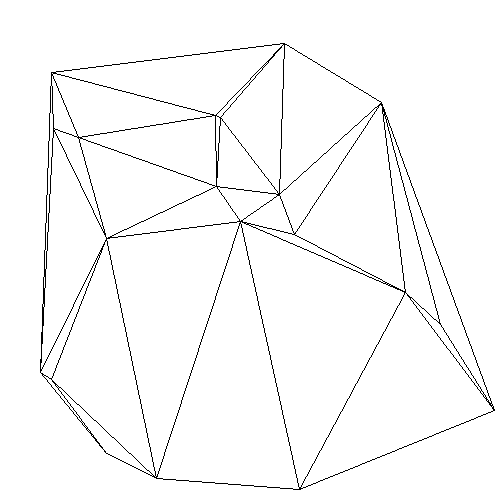

Generate this figure with Python:
import sys, math
from random import choice
from PIL import Image, ImageDraw
def combinations(lis, k):
	result = []
	if k == 0:
		return [[]]
	else:
		for i in range(len(lis)):
			some_result = combinations(lis[i+1:], k-1)
			for item in some_result:
				result.append([lis[i]]+item)
	return result

def belongs_to((xC, yC), ((xA, yA), (xB, yB))):
	if (xA < xC <xB and xA < xB) or (yA < yC <yB and yA < yB) or (xB < xC <xA and xB < xA) or (yB < yC <yA and yB < yA):
		return True
	return False

def find_cross_point(((xA,yA),(xB,yB)), ((xC,yC),(xD,yD))):
	if ((xA-xB)*(yC-yD)-(yA-yB)*(xC-xD)) == 0 or ((xA-xB)*(yC-yD)-(yA-yB)*(xC-xD)) == 0: return False
	xP = ((xA*yB-yA*xB)*(xC-xD)-(xA-xB)*(xC*yD-yC*xD))/((xA-xB)*(yC-yD)-(yA-yB)*(xC-xD))
	yP = ((xA*yB-yA*xB)*(yC-yD)-(yA-yB)*(xC*yD-yC*xD))/((xA-xB)*(yC-yD)-(yA-yB)*(xC-xD))
	if belongs_to((xP,yP), ((xA, yA),(xB, yB))) and belongs_to((xP,yP),((xC,yC),(xD,yD))): return True
	return False
	

def have_cross_points(lines):
	pairs = combinations(lines,2)
	for item in pairs: 
		if find_cross_point(item[0],item[1]): return True
	return False


def draw_it(lines):
	size = 500
	im = Image.new('L', (size,size),255)
	draw = ImageDraw.Draw(im) 
	for line in lines: draw.line(line,fill=0)
	im.save('triangulation.png','png')
		
def generate_points(n):
	size = 500
	points = []
	for i in range(0,n):
		x = choice(range(size))
		y = choice(range(size))
		points.append((x,y))
	return points

def get_length(((xA,yA),(xB,yB))):
	return math.sqrt((xA-xB)**2+(yA-yB)**2)

def generate_sorted_lines(points):
	lines = map(lambda x: tuple(x), combinations(points,2))
	lines.sort(key=get_length)
	return lines
	
points = generate_points(20)
lines = generate_sorted_lines(points)

good_lines = []
for line in lines:
	if not have_cross_points(good_lines+[line]):
		good_lines += [line]
draw_it(good_lines)















